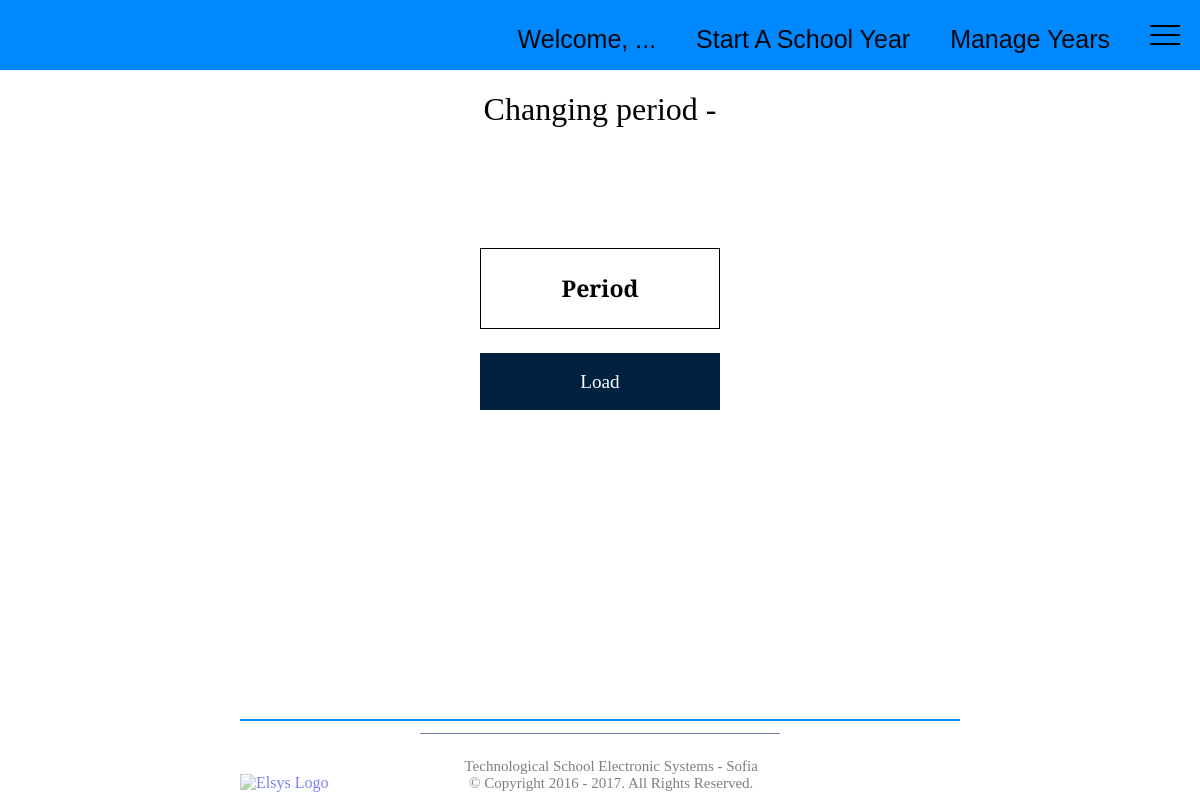
The app's page /admin_panel/man_years/, older data.
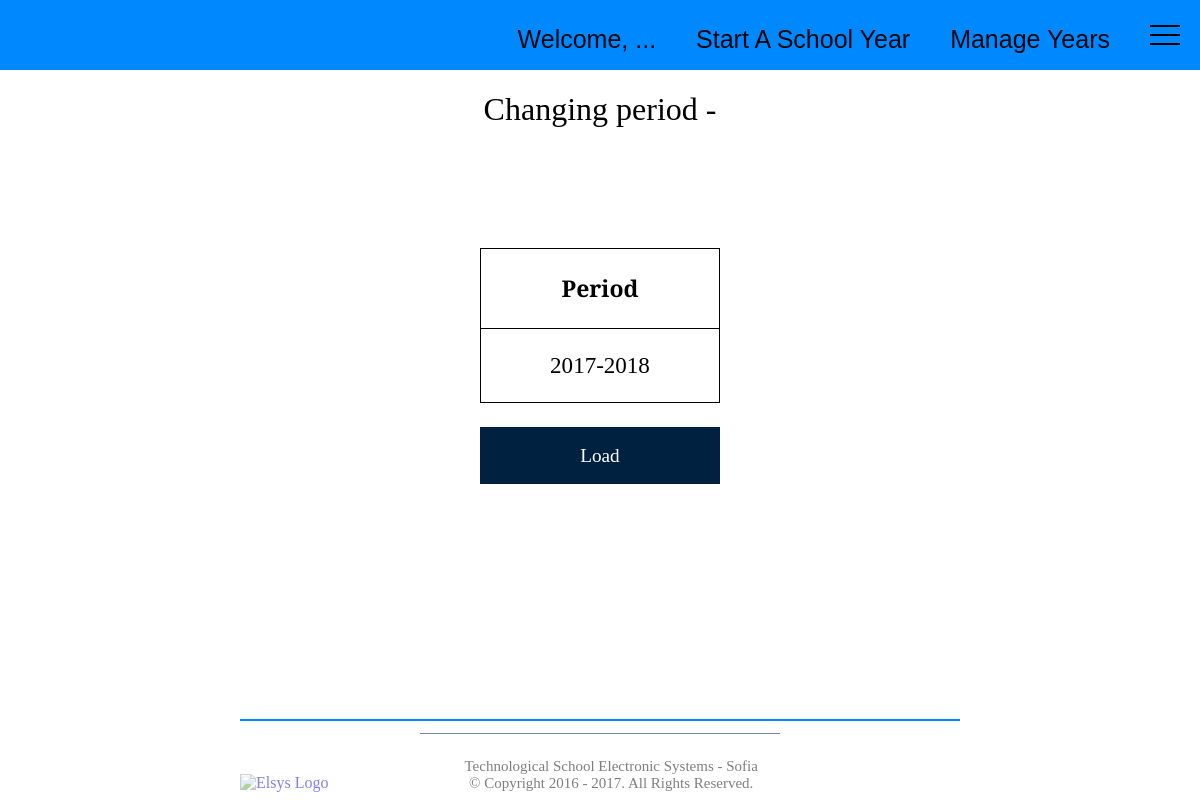
The same page, newer data.
### admin_panel/models.py (models this page shows)
class Period(models.Model):
    id = models.AutoField(primary_key = True)
    period = models.CharField(max_length = 15, default = str(datetime.datetime.now().year) + "-" + str(datetime.datetime.now().year + 1) )
    is_current_period = models.BooleanField(default = False)

### admin_panel/views.py (the view)
def man_years(request):
    periods = Period.objects.filter(is_current_period = 'False').order_by('period')
    current_period = get_current_period()
    context = {'periods': periods, 'current_period': current_period}
    return render(request, 'man_years.html', context)

### admin_panel/views.py (called while the page is built)
def get_current_period():
    if Period.objects.filter(is_current_period = 'True'):
        return Period.objects.get(is_current_period = 'True')
    else:
        return None

### admin_panel/templates/man_years.html (shortened to what this page needs)
{% extends 'base.html' %}
{% block extra_head %}
  {% load static %}
    <link rel="stylesheet" type="text/css" href="{% static 'other_pages_other/man_years.css' %}">
    <link rel="stylesheet" type="text/css" href="{% static 'other_pages_other/container_css.css' %}">
{% endblock %}
{% block content %}
    <h1>Changing period - {{current_period.period}}</h1>
      <div class="load-a-year">
        <form id="not-simple-form" action=" {% url 'period_change' %}" method="post">
          <table class="simple-table">
            <tr>
              <th>Period</th>
            </tr>
            {% if periods %}
              {% for period in periods %}
              <tr>
                <td id="{{period.id}}">{{ period.period }}</td>
              </tr>
              {% endfor %}
            {% endif %}
          </table>
          <a><div class="submit-load">Load</div></a>
        </form>
      </div>
{% endblock %}

Row changes from the older to the newer data that the page shows:
added Period: period "2017-2018"
